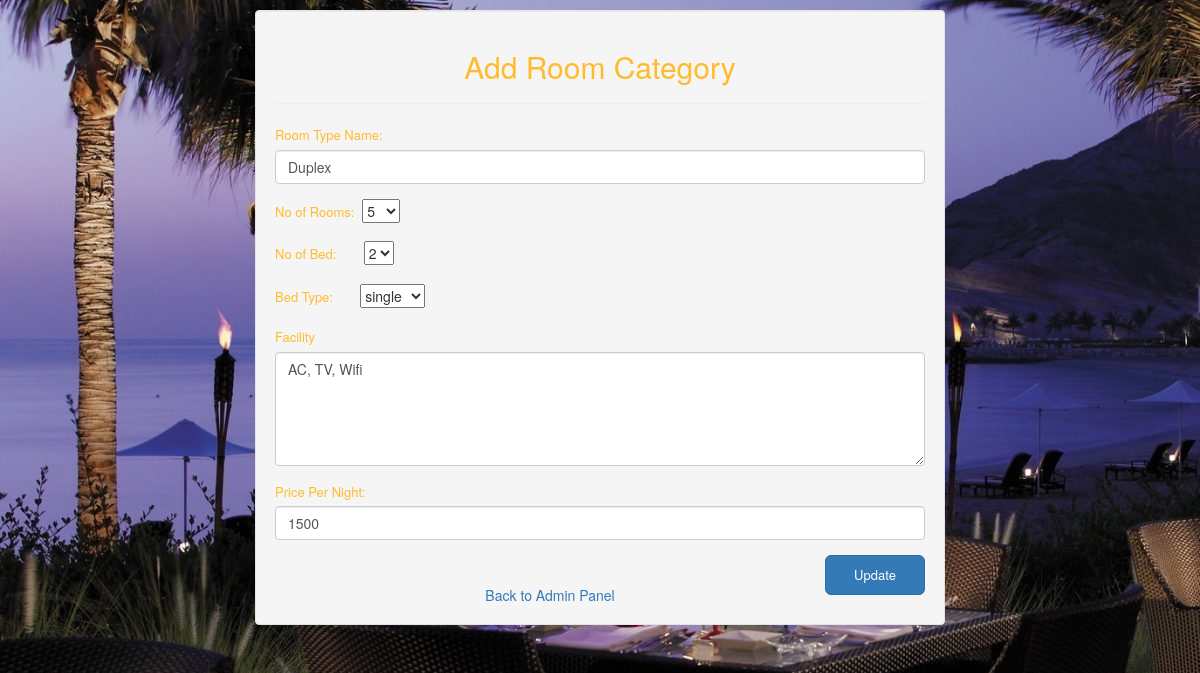
Page /admin/edit_room_cat.php?roomname=Duplex on the earlier database version.
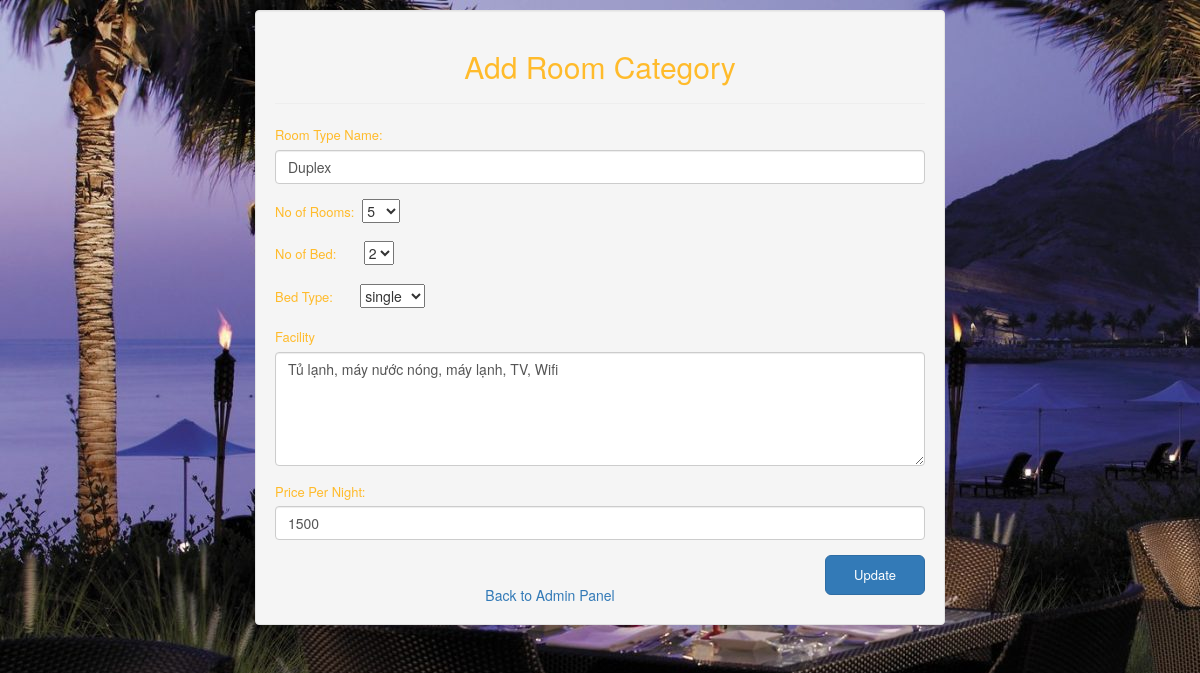
Same page on the later database version.
### tables this page shows
CREATE TABLE `room_category` (
  `roomname` text NOT NULL,
  `room_qnty` int(11) NOT NULL,
  `available` int(11) NOT NULL,
  `booked` int(11) NOT NULL,
  `no_bed` int(11) NOT NULL,
  `bedtype` text NOT NULL,
  `facility` text NOT NULL,
  `price` float NOT NULL
);

### admin/include/class.user.php (called while the page is built, shortened)
<?php
        class user
        {
            public function __construct()
            {
                $this->db=new mysqli(DB_SERVER,DB_USERNAME,DB_PASSWORD,DB_DATABASE);
            }
        }
?>

### admin/edit_room_cat.php (the view, shortened to what this page needs)
<?php
include_once 'include/class.user.php';
$user=new User();
$room_cat=$_GET['roomname'];
$sql="SELECT * FROM room_category WHERE roomname='$room_cat'";
$query=mysqli_query($user->db, $sql);
$row = mysqli_fetch_array($query);
?>
<!DOCTYPE html>
<html lang="en">
<head>
    <link rel="stylesheet" href="https://maxcdn.bootstrapcdn.com/bootstrap/3.3.7/css/bootstrap.min.css">
    <link rel="stylesheet" href="css/reg.css" type="text/css">
</head>
<body>
    <div class="container">
        <div class="well">
            <h2>Add Room Category</h2>
            <hr>
            <form action="" method="post" name="room_category">
                <div class="form-group">
                    <label for="roomname">Room Type Name:</label>
                    <input type="text" class="form-control" name="roomname" value="<?php echo $row['roomname'] ?>" required>
                </div>
                 <div class="form-group">
                    <label for="qty">No of Rooms:</label>&nbsp;
                    <select name="room_qnty">
                    <option value="<?php echo $row['room_qnty'] ?>"><?php echo $row['room_qnty'] ?></option>
                    </select>
                </div>
                <div class="form-group">
                    <label for="bed">No of Bed:</label>&nbsp;&nbsp;&nbsp;&nbsp;&nbsp;&nbsp;
                    <select name="no_bed">
                     <option value="<?php echo $row['no_bed'] ?>"><?php echo $row['no_bed'] ?></option>
                    </select>
                </div>
                <div class="form-group">
                    <label for="bedtype">Bed Type:</label>&nbsp;&nbsp;&nbsp;&nbsp;&nbsp;&nbsp;
                   <select name="bedtype">
                     <option value="<?php echo $row['bedtype'] ?>"><?php echo $row['bedtype'] ?></option>
                    </select>
                </div>
                <div class="form-group">
                    <label for="Facility">Facility</label>
                    <textarea class="form-control" rows="5" name="facility"><?php echo $row['facility'] ?></textarea>
                </div>
               <div class="form-group">
                    <label for="price">Price Per Night:</label>
                    <input type="text" class="form-control" name="price" value="<?php echo $row['price'] ?>" required>
                </div>
                <button type="submit" class="btn btn-lg btn-primary button" name="submit">Update</button>
               <br>
                <div id="click_here">
                    <a href="../admin.php">Back to Admin Panel</a>
                </div>
            </form>
        </div>
    </div>
</body>
</html>

Differences in the rows shown:
changed room_category "Duplex": facility "AC, TV, Wifi" → "Tủ lạnh, máy nước nóng, máy lạnh, TV, Wifi"
